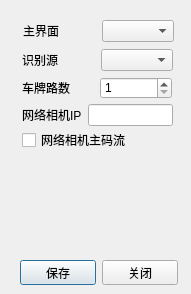
<?xml version="1.0" encoding="UTF-8"?>
<ui version="4.0">
 <class>CDlgConfig</class>
 <widget class="QDialog" name="CDlgConfig">
  <property name="geometry">
   <rect>
    <x>0</x>
    <y>0</y>
    <width>191</width>
    <height>294</height>
   </rect>
  </property>
  <property name="minimumSize">
   <size>
    <width>191</width>
    <height>294</height>
   </size>
  </property>
  <property name="maximumSize">
   <size>
    <width>191</width>
    <height>294</height>
   </size>
  </property>
  <property name="windowTitle">
   <string>参数配置</string>
  </property>
  <widget class="QWidget" name="layoutWidget">
   <property name="geometry">
    <rect>
     <x>23</x>
     <y>20</y>
     <width>151</width>
     <height>22</height>
    </rect>
   </property>
   <layout class="QHBoxLayout" name="horizontalLayout">
    <item>
     <widget class="QLabel" name="label">
      <property name="text">
       <string>主界面</string>
      </property>
     </widget>
    </item>
    <item>
     <widget class="QComboBox" name="cbxUIType"/>
    </item>
   </layout>
  </widget>
  <widget class="QWidget" name="layoutWidget">
   <property name="geometry">
    <rect>
     <x>20</x>
     <y>260</y>
     <width>158</width>
     <height>25</height>
    </rect>
   </property>
   <layout class="QHBoxLayout" name="horizontalLayout_2">
    <item>
     <widget class="QPushButton" name="btnOk">
      <property name="text">
       <string>保存</string>
      </property>
     </widget>
    </item>
    <item>
     <widget class="QPushButton" name="btnClose">
      <property name="text">
       <string>关闭</string>
      </property>
     </widget>
    </item>
   </layout>
  </widget>
  <widget class="QWidget" name="layoutWidget">
   <property name="geometry">
    <rect>
     <x>22</x>
     <y>49</y>
     <width>151</width>
     <height>22</height>
    </rect>
   </property>
   <layout class="QHBoxLayout" name="horizontalLayout_3">
    <item>
     <widget class="QLabel" name="label_2">
      <property name="text">
       <string>识别源</string>
      </property>
     </widget>
    </item>
    <item>
     <widget class="QComboBox" name="cbxVideoType"/>
    </item>
   </layout>
  </widget>
  <widget class="QWidget" name="layoutWidget">
   <property name="geometry">
    <rect>
     <x>22</x>
     <y>77</y>
     <width>150</width>
     <height>22</height>
    </rect>
   </property>
   <layout class="QHBoxLayout" name="horizontalLayout_4">
    <item>
     <widget class="QLabel" name="label_3">
      <property name="text">
       <string>车牌路数</string>
      </property>
     </widget>
    </item>
    <item>
     <widget class="QSpinBox" name="spPlateWay">
      <property name="minimum">
       <number>1</number>
      </property>
      <property name="maximum">
       <number>4</number>
      </property>
      <property name="value">
       <number>1</number>
      </property>
     </widget>
    </item>
   </layout>
  </widget>
  <widget class="QWidget" name="layoutWidget">
   <property name="geometry">
    <rect>
     <x>22</x>
     <y>104</y>
     <width>151</width>
     <height>22</height>
    </rect>
   </property>
   <layout class="QHBoxLayout" name="horizontalLayout_5">
    <item>
     <widget class="QLabel" name="label_4">
      <property name="text">
       <string>网络相机IP</string>
      </property>
     </widget>
    </item>
    <item>
     <widget class="QLineEdit" name="edtIpcIP"/>
    </item>
   </layout>
  </widget>
  <widget class="QCheckBox" name="chxMainStream">
   <property name="geometry">
    <rect>
     <x>22</x>
     <y>132</y>
     <width>151</width>
     <height>16</height>
    </rect>
   </property>
   <property name="text">
    <string>网络相机主码流</string>
   </property>
  </widget>
 </widget>
 <resources/>
 <connections/>
</ui>
